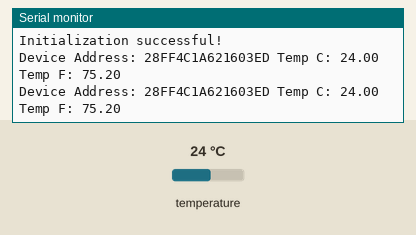
Simulated run of this program. Board: Arduino Uno R4 Minima. Parts: the last lines printed to the serial monitor. The test bench sets the inputs (shaded band); at power-on: temperature 24 °C.

Above: at 2.3 s.
2.4 s: temperature set to 12 °C
At 2.4 s:
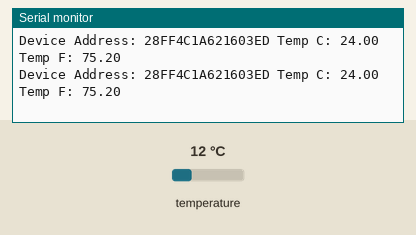
3.9 s: temperature set to 19 °C
At 3.9 s:
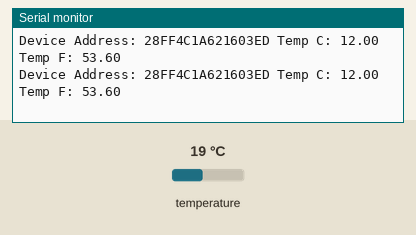
Timing chart, 0 to 6.9 s (numbered marks = the images above; inputs shaded):
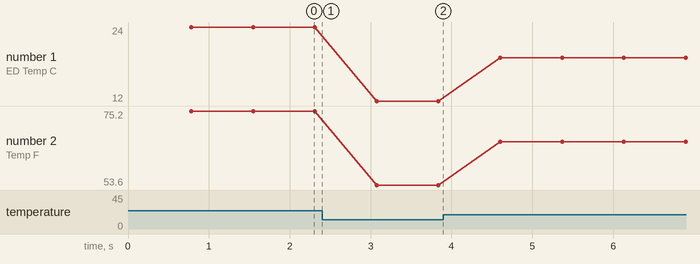

Measured:
- plotted number 1: 12 → 19 after the input at 3.9 s
- plotted number 2: 75.2 → 53.6 after the input at 2.4 s, 53.6 → 66.2 after the input at 3.9 s

The program:

main.cpp
```cpp
#include <SPI.h>
#include <OneWire.h>
#include <DallasTemperature.h>
#include "mcp2515_can.h"
#include <array>

#include "common-defines.hpp"

OneWire one_wire(ONE_WIRE_BUS);
DallasTemperature sensors(&one_wire);
int device_count;

mcp2515_can CAN(SPI_CS_PIN); // Set CS pin

std::array<DeviceAddress, N_TEMPERATURE_SENSOR> sensor_address_array;

static void init_can() {
    while (CAN_OK != CAN.begin(CAN_1000KBPS)) {             // init can bus : baudrate = 500k
        Serial.println("CAN init fail, retry...");
        delay(100);
    }
    Serial.println("CAN init ok!");
}

// There are 2 methods in obtaining the readings from the sensors

// 1st method (current implementation): Use indexing
// I use the first method since we can dynamically obtain the sensors
// and if the sensors were to swap, we would not have any issues with the
// address

// 2nd method: Determine the address of each sensors used
// and then request the temperature reading with a statically assigned
// address
// (e.g. sensor1[8] = {0x12, 0x11, ......})
static bool init_sensors() {
    Serial.println("Locating devices...");

    // Begin searching for sensors on the bus by pulling the bus low
    // for a certain duration (see datasheet) to trigger the sensors
    // to send signals indicating its presence
    sensors.begin();

    // Once the above is done, we are able to detect the presence
    // of n sensors
    device_count = sensors.getDeviceCount();

    // Check if the device count matches the expected number of sensors or not
    if (device_count > N_TEMPERATURE_SENSOR) {
       Serial.println("Expected ");
        Serial.print(N_TEMPERATURE_SENSOR);
        Serial.print(" sensors. However, ");
        Serial.print(device_count);
        Serial.print(" is detected. Please update the N_TEMPERATURE_SENSOR definition to ");
        Serial.print(device_count);
        Serial.println(" or higher.");
        delay(1000);
        return false;
    } else {
        Serial.println(device_count);
        Serial.print(" found");
        // We will only be looping with the amount of device count found from before
        for (size_t i = 0; i < device_count; i++) {
            if (!sensors.getAddress(sensor_address_array[i], i)) {
                Serial.println("Unable to find address for Device ");
                Serial.print(i);
            } else {
                Serial.println("Sensor found, temperature precision set to ");
                Serial.print(TEMPERATURE_PRECISION);
                sensors.setResolution(sensor_address_array[i], TEMPERATURE_PRECISION);
            }
        }
    }
    return true;
}

// function to print a device address
void print_address(DeviceAddress deviceAddress)
{
  for (uint8_t i = 0; i < 8; i++)
  {
    // zero pad the address if necessary
    if (deviceAddress[i] < 16) Serial.print("0");
    Serial.print(deviceAddress[i], HEX);
  }
}

// function to print the temperature for a device
void print_temperature(DeviceAddress deviceAddress)
{
  float tempC = sensors.getTempC(deviceAddress);
  if (tempC == DEVICE_DISCONNECTED_C)
  {
    Serial.println("Error: Could not read temperature data");
    return;
  }
  Serial.print("Temp C: ");
  Serial.print(tempC);
  Serial.print(" Temp F: ");
  Serial.print(DallasTemperature::toFahrenheit(tempC));
}

// function to print a device's resolution
void print_resolution(DeviceAddress deviceAddress)
{
  Serial.print("Resolution: ");
  Serial.print(sensors.getResolution(deviceAddress));
  Serial.println();
}

// main function to print information about a device
void print_data(DeviceAddress deviceAddress)
{
  Serial.print("Device Address: ");
  print_address(deviceAddress);
  Serial.print(" ");
  print_temperature(deviceAddress);
  Serial.println();
}

void setup() {
    Serial.begin(9600);
    Serial.println("Initializing Sensors...");

    while (true) {
        if (init_sensors()) {
            Serial.println("Sensors successfully initialized!");
            break;
        };
    }

    Serial.println("Initializing CAN interface...");
    init_can();
    Serial.println("Initialization successful!");
}

void loop() {

    // This will issue a global temperature request to all sensors on the
    // bus. Each available sensors connected to the bus will attempt to
    // convert the temperature reading
    sensors.requestTemperatures();

    for (size_t i = 0; i < device_count; i++) {
        print_data(sensor_address_array[i]);
    }
}

// END FILE
```

common-defines.hpp
```cpp
#ifndef INCLUDE_COMMON_DEFINES_HPP
#define INCLUDE_COMMON_DEFINES_HPP

#define CAN_2515

// For Arduino MCP2515 Hat:
// the cs pin of the version after v1.1 is default to D9
// v0.9b and v1.0 is default D10
const int SPI_CS_PIN = 9;
const int CAN_INT_PIN = 2;
const int ONE_WIRE_BUS = 4;
const int N_TEMPERATURE_SENSOR = 1;
const int TEMPERATURE_PRECISION = 12;

#endif // INCLUDE_COMMON_DEFINES_HPP
```
